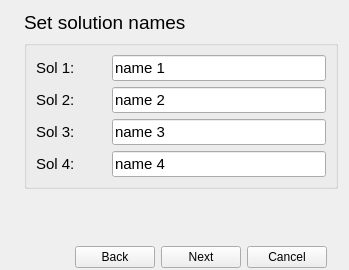
         <widget class="QWidget" name="page_3">
          <layout class="QGridLayout" name="gridLayout_17">
           <property name="bottomMargin">
            <number>0</number>
           </property>
           <item row="2" column="1">
            <spacer name="verticalSpacer_7">
             <property name="orientation">
              <enum>Qt::Vertical</enum>
             </property>
             <property name="sizeHint" stdset="0">
              <size>
               <width>20</width>
               <height>40</height>
              </size>
             </property>
            </spacer>
           </item>
           <item row="0" column="0" rowspan="4">
            <widget class="QLabel" name="label_9">
             <property name="maximumSize">
              <size>
               <width>140</width>
               <height>16777215</height>
              </size>
             </property>
             <property name="text">
              <string/>
             </property>
             <property name="pixmap">
              <pixmap>icons/watermark1.png</pixmap>
             </property>
             <property name="alignment">
              <set>Qt::AlignLeading|Qt::AlignLeft|Qt::AlignTop</set>
             </property>
            </widget>
           </item>
           <item row="0" column="1">
            <widget class="QLabel" name="label_6">
             <property name="font">
              <font>
               <pointsize>14</pointsize>
              </font>
             </property>
             <property name="text">
              <string>Set solution names</string>
             </property>
            </widget>
           </item>
           <item row="1" column="1">
            <widget class="QGroupBox" name="groupBox_10">
             <property name="font">
              <font>
               <pointsize>11</pointsize>
              </font>
             </property>
             <property name="title">
              <string/>
             </property>
             <layout class="QGridLayout" name="gridLayout_5">
              <item row="0" column="0" colspan="2">
               <widget class="QLabel" name="label_25">
                <property name="minimumSize">
                 <size>
                  <width>70</width>
                  <height>0</height>
                 </size>
                </property>
                <property name="text">
                 <string>Sol 1:</string>
                </property>
               </widget>
              </item>
              <item row="1" column="2">
               <widget class="QLineEdit" name="lineEdit_13">
                <property name="text">
                 <string>name 2</string>
                </property>
               </widget>
              </item>
              <item row="2" column="0" colspan="2">
               <widget class="QLabel" name="label_26">
                <property name="text">
                 <string>Sol 3:</string>
                </property>
               </widget>
              </item>
              <item row="1" column="0" colspan="2">
               <widget class="QLabel" name="label_27">
                <property name="text">
                 <string>Sol 2:</string>
                </property>
               </widget>
              </item>
              <item row="0" column="2">
               <widget class="QLineEdit" name="lineEdit_14">
                <property name="text">
                 <string>name 1</string>
                </property>
               </widget>
              </item>
              <item row="3" column="0" colspan="2">
               <widget class="QLabel" name="label_28">
                <property name="text">
                 <string>Sol 4:</string>
                </property>
               </widget>
              </item>
              <item row="3" column="2">
               <widget class="QLineEdit" name="lineEdit_15">
                <property name="text">
                 <string>name 4</string>
                </property>
               </widget>
              </item>
              <item row="2" column="2">
               <widget class="QLineEdit" name="lineEdit_16">
                <property name="text">
                 <string>name 3</string>
                </property>
               </widget>
              </item>
             </layout>
            </widget>
           </item>
           <item row="3" column="1">
            <widget class="QGroupBox" name="groupBox_3">
             <property name="maximumSize">
              <size>
               <width>16777215</width>
               <height>45</height>
              </size>
             </property>
             <property name="styleSheet">
              <string notr="true">QGroupBox {
    border: 2px solid transparent;
}</string>
             </property>
             <property name="title">
              <string/>
             </property>
             <layout class="QGridLayout" name="gridLayout_9">
              <property name="bottomMargin">
               <number>0</number>
              </property>
              <item row="0" column="2">
               <widget class="QPushButton" name="pushButton_next3">
                <property name="text">
                 <string>Next</string>
                </property>
               </widget>
              </item>
              <item row="0" column="3">
               <widget class="QPushButton" name="pushButton_cancel3">
                <property name="text">
                 <string>Cancel</string>
                </property>
               </widget>
              </item>
              <item row="0" column="1">
               <widget class="QPushButton" name="pushButton_back3">
                <property name="text">
                 <string>Back</string>
                </property>
               </widget>
              </item>
              <item row="0" column="0">
               <spacer name="horizontalSpacer_3">
                <property name="orientation">
                 <enum>Qt::Horizontal</enum>
                </property>
                <property name="sizeHint" stdset="0">
                 <size>
                  <width>40</width>
                  <height>20</height>
                 </size>
                </property>
               </spacer>
              </item>
             </layout>
            </widget>
           </item>
          </layout>
         </widget>
